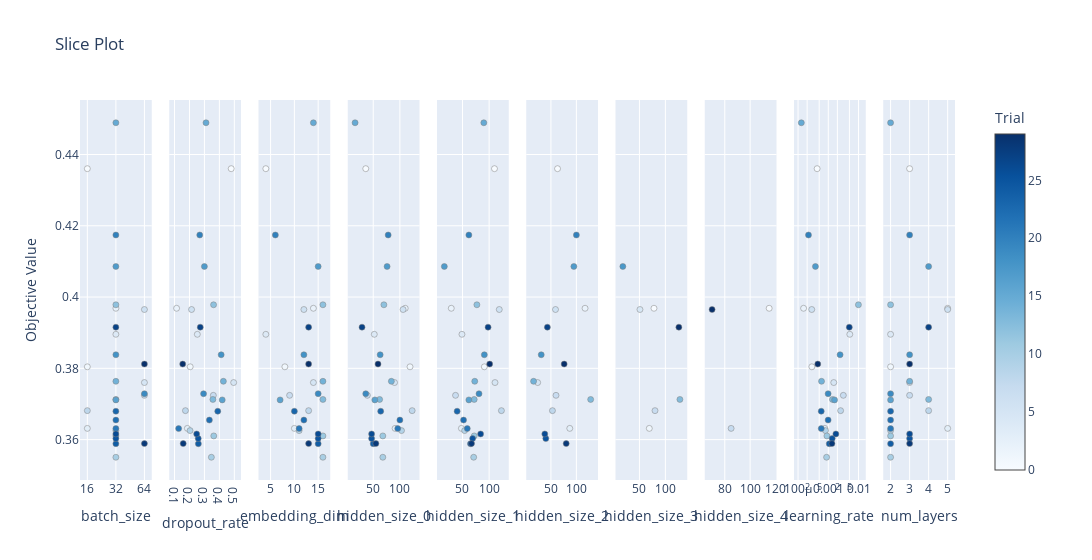

Notebook source saved alongside this figure:
### Code cell
# Slice Plot
plot_slice(study).show()

### Figure 1 — Plotly figure (JSON) as saved in the notebook; plotly's stock layout.template omitted (floating-point values rounded to 4 significant figures)
{"data": [{"marker": {"color": [0, 1, 2, 3, 4, 5, 6, 7, 8, 9, 10, 11, 12, 13, 14, 15, 16, 17, 18, 19, 20, 21, 22, 23, 24, 25, 26, 27, 28, 29], "colorbar": {"title": {"text": "Trial"}, "x": 1, "xpad": 40}, "colorscale": [[0, "rgb(247,251,255)"], [0.125, "rgb(222,235,247)"], [0.25, "rgb(198,219,239)"], [0.375, "rgb(158,202,225)"], [0.5, "rgb(107,174,214)"], [0.625, "rgb(66,146,198)"], [0.75, "rgb(33,113,181)"], [0.875, "rgb(8,81,156)"], [1, "rgb(8,48,107)"]], "line": {"color": "Grey", "width": 0.5}, "showscale": true}, "mode": "markers", "name": "Feasible Trial", "showlegend": false, "type": "scatter", "x": [16, 16, 32, 16, 32, 64, 64, 64, 16, 32, 32, 32, 32, 32, 32, 32, 32, 32, 32, 64, 32, 32, 32, 32, 32, 32, 32, 32, 64, 64], "xaxis": "x", "y": [0.436, 0.3804, 0.3969, 0.3632, 0.3896, 0.376, 0.3965, 0.3724, 0.3681, 0.3625, 0.3551, 0.361, 0.3978, 0.3713, 0.3764, 0.4489, 0.3711, 0.4086, 0.3838, 0.3729, 0.4174, 0.3631, 0.3655, 0.368, 0.3588, 0.3603, 0.3616, 0.3916, 0.3589, 0.3812], "yaxis": "y"}, {"marker": {"color": [0, 1, 2, 3, 4, 5, 6, 7, 8, 9, 10, 11, 12, 13, 14, 15, 16, 17, 18, 19, 20, 21, 22, 23, 24, 25, 26, 27, 28, 29], "colorbar": {"title": {"text": "Trial"}, "x": 1, "xpad": 40}, "colorscale": [[0, "rgb(247,251,255)"], [0.125, "rgb(222,235,247)"], [0.25, "rgb(198,219,239)"], [0.375, "rgb(158,202,225)"], [0.5, "rgb(107,174,214)"], [0.625, "rgb(66,146,198)"], [0.75, "rgb(33,113,181)"], [0.875, "rgb(8,81,156)"], [1, "rgb(8,48,107)"]], "line": {"color": "Grey", "width": 0.5}, "showscale": false}, "mode": "markers", "name": "Feasible Trial", "showlegend": false, "type": "scatter", "x": [0.4791, 0.2048, 0.1138, 0.1859, 0.2526, 0.4956, 0.2139, 0.3596, 0.1731, 0.2039, 0.3465, 0.3625, 0.3612, 0.3566, 0.4268, 0.3105, 0.4191, 0.2998, 0.4121, 0.2943, 0.2687, 0.1276, 0.3332, 0.3892, 0.2594, 0.2586, 0.2481, 0.2721, 0.158, 0.1548], "xaxis": "x2", "y": [0.436, 0.3804, 0.3969, 0.3632, 0.3896, 0.376, 0.3965, 0.3724, 0.3681, 0.3625, 0.3551, 0.361, 0.3978, 0.3713, 0.3764, 0.4489, 0.3711, 0.4086, 0.3838, 0.3729, 0.4174, 0.3631, 0.3655, 0.368, 0.3588, 0.3603, 0.3616, 0.3916, 0.3589, 0.3812], "yaxis": "y2"}, {"marker": {"color": [0, 1, 2, 3, 4, 5, 6, 7, 8, 9, 10, 11, 12, 13, 14, 15, 16, 17, 18, 19, 20, 21, 22, 23, 24, 25, 26, 27, 28, 29], "colorbar": {"title": {"text": "Trial"}, "x": 1, "xpad": 40}, "colorscale": [[0, "rgb(247,251,255)"], [0.125, "rgb(222,235,247)"], [0.25, "rgb(198,219,239)"], [0.375, "rgb(158,202,225)"], [0.5, "rgb(107,174,214)"], [0.625, "rgb(66,146,198)"], [0.75, "rgb(33,113,181)"], [0.875, "rgb(8,81,156)"], [1, "rgb(8,48,107)"]], "line": {"color": "Grey", "width": 0.5}, "showscale": false}, "mode": "markers", "name": "Feasible Trial", "showlegend": false, "type": "scatter", "x": [4, 8, 14, 10, 4, 14, 12, 9, 13, 11, 16, 16, 16, 16, 16, 14, 7, 15, 12, 15, 6, 11, 12, 10, 15, 15, 15, 13, 13, 13], "xaxis": "x3", "y": [0.436, 0.3804, 0.3969, 0.3632, 0.3896, 0.376, 0.3965, 0.3724, 0.3681, 0.3625, 0.3551, 0.361, 0.3978, 0.3713, 0.3764, 0.4489, 0.3711, 0.4086, 0.3838, 0.3729, 0.4174, 0.3631, 0.3655, 0.368, 0.3588, 0.3603, 0.3616, 0.3916, 0.3589, 0.3812], "yaxis": "y3"}, {"marker": {"color": [0, 1, 2, 3, 4, 5, 6, 7, 8, 9, 10, 11, 12, 13, 14, 15, 16, 17, 18, 19, 20, 21, 22, 23, 24, 25, 26, 27, 28, 29], "colorbar": {"title": {"text": "Trial"}, "x": 1, "xpad": 40}, "colorscale": [[0, "rgb(247,251,255)"], [0.125, "rgb(222,235,247)"], [0.25, "rgb(198,219,239)"], [0.375, "rgb(158,202,225)"], [0.5, "rgb(107,174,214)"], [0.625, "rgb(66,146,198)"], [0.75, "rgb(33,113,181)"], [0.875, "rgb(8,81,156)"], [1, "rgb(8,48,107)"]], "line": {"color": "Grey", "width": 0.5}, "showscale": false}, "mode": "markers", "name": "Feasible Trial", "showlegend": false, "type": "scatter", "x": [36, 119, 110, 91, 52, 90, 106, 39, 123, 103, 68, 68, 70, 62, 84, 16, 53, 76, 63, 36, 78, 96, 100, 64, 50, 47, 47, 29, 55, 59], "xaxis": "x4", "y": [0.436, 0.3804, 0.3969, 0.3632, 0.3896, 0.376, 0.3965, 0.3724, 0.3681, 0.3625, 0.3551, 0.361, 0.3978, 0.3713, 0.3764, 0.4489, 0.3711, 0.4086, 0.3838, 0.3729, 0.4174, 0.3631, 0.3655, 0.368, 0.3588, 0.3603, 0.3616, 0.3916, 0.3589, 0.3812], "yaxis": "y4"}, {"marker": {"color": [0, 1, 2, 3, 4, 5, 6, 7, 8, 9, 10, 11, 12, 13, 14, 15, 16, 17, 18, 19, 20, 21, 22, 23, 24, 25, 26, 27, 28, 29], "colorbar": {"title": {"text": "Trial"}, "x": 1, "xpad": 40}, "colorscale": [[0, "rgb(247,251,255)"], [0.125, "rgb(222,235,247)"], [0.25, "rgb(198,219,239)"], [0.375, "rgb(158,202,225)"], [0.5, "rgb(107,174,214)"], [0.625, "rgb(66,146,198)"], [0.75, "rgb(33,113,181)"], [0.875, "rgb(8,81,156)"], [1, "rgb(8,48,107)"]], "line": {"color": "Grey", "width": 0.5}, "showscale": false}, "mode": "markers", "name": "Feasible Trial", "showlegend": false, "type": "scatter", "x": [110, 91, 29, 48, 49, 111, 119, 37, 123, 54, 71, 72, 77, 72, 73, 90, 62, 16, 91, 81, 62, 59, 52, 40, 65, 69, 84, 98, 67, 101], "xaxis": "x5", "y": [0.436, 0.3804, 0.3969, 0.3632, 0.3896, 0.376, 0.3965, 0.3724, 0.3681, 0.3625, 0.3551, 0.361, 0.3978, 0.3713, 0.3764, 0.4489, 0.3711, 0.4086, 0.3838, 0.3729, 0.4174, 0.3631, 0.3655, 0.368, 0.3588, 0.3603, 0.3616, 0.3916, 0.3589, 0.3812], "yaxis": "y5"}, {"marker": {"color": [0, 2, 3, 5, 6, 7, 8, 13, 14, 17, 18, 20, 25, 26, 27, 28, 29], "colorbar": {"title": {"text": "Trial"}, "x": 1, "xpad": 40}, "colorscale": [[0, "rgb(247,251,255)"], [0.125, "rgb(222,235,247)"], [0.25, "rgb(198,219,239)"], [0.375, "rgb(158,202,225)"], [0.5, "rgb(107,174,214)"], [0.625, "rgb(66,146,198)"], [0.75, "rgb(33,113,181)"], [0.875, "rgb(8,81,156)"], [1, "rgb(8,48,107)"]], "line": {"color": "Grey", "width": 0.5}, "showscale": false}, "mode": "markers", "name": "Feasible Trial", "showlegend": false, "type": "scatter", "x": [63, 117, 87, 24, 59, 60, 53, 128, 16, 95, 31, 100, 40, 38, 43, 80, 76], "xaxis": "x6", "y": [0.436, 0.3969, 0.3632, 0.376, 0.3965, 0.3724, 0.3681, 0.3713, 0.3764, 0.4086, 0.3838, 0.4174, 0.3603, 0.3616, 0.3916, 0.3589, 0.3812], "yaxis": "y6"}, {"marker": {"color": [2, 3, 6, 8, 13, 17, 27], "colorbar": {"title": {"text": "Trial"}, "x": 1, "xpad": 40}, "colorscale": [[0, "rgb(247,251,255)"], [0.125, "rgb(222,235,247)"], [0.25, "rgb(198,219,239)"], [0.375, "rgb(158,202,225)"], [0.5, "rgb(107,174,214)"], [0.625, "rgb(66,146,198)"], [0.75, "rgb(33,113,181)"], [0.875, "rgb(8,81,156)"], [1, "rgb(8,48,107)"]], "line": {"color": "Grey", "width": 0.5}, "showscale": false}, "mode": "markers", "name": "Feasible Trial", "showlegend": false, "type": "scatter", "x": [78, 69, 51, 80, 128, 18, 126], "xaxis": "x7", "y": [0.3969, 0.3632, 0.3965, 0.3681, 0.3713, 0.4086, 0.3916], "yaxis": "y7"}, {"marker": {"color": [2, 3, 6], "colorbar": {"title": {"text": "Trial"}, "x": 1, "xpad": 40}, "colorscale": [[0, "rgb(247,251,255)"], [0.125, "rgb(222,235,247)"], [0.25, "rgb(198,219,239)"], [0.375, "rgb(158,202,225)"], [0.5, "rgb(107,174,214)"], [0.625, "rgb(66,146,198)"], [0.75, "rgb(33,113,181)"], [0.875, "rgb(8,81,156)"], [1, "rgb(8,48,107)"]], "line": {"color": "Grey", "width": 0.5}, "showscale": false}, "mode": "markers", "name": "Feasible Trial", "showlegend": false, "type": "scatter", "x": [115, 85, 70], "xaxis": "x8", "y": [0.3969, 0.3632, 0.3965], "yaxis": "y8"}, {"marker": {"color": [0, 1, 2, 3, 4, 5, 6, 7, 8, 9, 10, 11, 12, 13, 14, 15, 16, 17, 18, 19, 20, 21, 22, 23, 24, 25, 26, 27, 28, 29], "colorbar": {"title": {"text": "Trial"}, "x": 1, "xpad": 40}, "colorscale": [[0, "rgb(247,251,255)"], [0.125, "rgb(222,235,247)"], [0.25, "rgb(198,219,239)"], [0.375, "rgb(158,202,225)"], [0.5, "rgb(107,174,214)"], [0.625, "rgb(66,146,198)"], [0.75, "rgb(33,113,181)"], [0.875, "rgb(8,81,156)"], [1, "rgb(8,48,107)"]], "line": {"color": "Grey", "width": 0.5}, "showscale": false}, "mode": "markers", "name": "Feasible Trial", "showlegend": false, "type": "scatter", "x": [0.000427, 0.000286, 0.0001523, 0.0007684, 0.005147, 0.001516, 0.0002836, 0.003144, 0.002558, 0.0008075, 0.0008787, 0.0009004, 0.009913, 0.001376, 0.0005971, 0.0001284, 0.00161, 0.0003757, 0.002456, 0.0009862, 0.0002211, 0.0005854, 0.0009866, 0.0005838, 0.001076, 0.001348, 0.001783, 0.004953, 0.00132, 0.000449], "xaxis": "x9", "y": [0.436, 0.3804, 0.3969, 0.3632, 0.3896, 0.376, 0.3965, 0.3724, 0.3681, 0.3625, 0.3551, 0.361, 0.3978, 0.3713, 0.3764, 0.4489, 0.3711, 0.4086, 0.3838, 0.3729, 0.4174, 0.3631, 0.3655, 0.368, 0.3588, 0.3603, 0.3616, 0.3916, 0.3589, 0.3812], "yaxis": "y9"}, {"marker": {"color": [0, 1, 2, 3, 4, 5, 6, 7, 8, 9, 10, 11, 12, 13, 14, 15, 16, 17, 18, 19, 20, 21, 22, 23, 24, 25, 26, 27, 28, 29], "colorbar": {"title": {"text": "Trial"}, "x": 1, "xpad": 40}, "colorscale": [[0, "rgb(247,251,255)"], [0.125, "rgb(222,235,247)"], [0.25, "rgb(198,219,239)"], [0.375, "rgb(158,202,225)"], [0.5, "rgb(107,174,214)"], [0.625, "rgb(66,146,198)"], [0.75, "rgb(33,113,181)"], [0.875, "rgb(8,81,156)"], [1, "rgb(8,48,107)"]], "line": {"color": "Grey", "width": 0.5}, "showscale": false}, "mode": "markers", "name": "Feasible Trial", "showlegend": false, "type": "scatter", "x": [3, 2, 5, 5, 2, 3, 5, 3, 4, 2, 2, 2, 2, 4, 3, 2, 2, 4, 3, 2, 3, 2, 2, 2, 2, 3, 3, 4, 3, 3], "xaxis": "x10", "y": [0.436, 0.3804, 0.3969, 0.3632, 0.3896, 0.376, 0.3965, 0.3724, 0.3681, 0.3625, 0.3551, 0.361, 0.3978, 0.3713, 0.3764, 0.4489, 0.3711, 0.4086, 0.3838, 0.3729, 0.4174, 0.3631, 0.3655, 0.368, 0.3588, 0.3603, 0.3616, 0.3916, 0.3589, 0.3812], "yaxis": "y10"}], "layout": {"title": {"text": "Slice Plot"}, "width": 3000, "xaxis": {"anchor": "y", "categoryarray": [16, 32, 64], "categoryorder": "array", "domain": [0, 0.082], "title": {"text": "batch_size"}, "type": "category"}, "xaxis10": {"anchor": "y10", "domain": [0.918, 1.0], "title": {"text": "num_layers"}}, "xaxis2": {"anchor": "y2", "domain": [0.102, 0.184], "title": {"text": "dropout_rate"}}, "xaxis3": {"anchor": "y3", "domain": [0.204, 0.286], "title": {"text": "embedding_dim"}}, "xaxis4": {"anchor": "y4", "domain": [0.306, 0.388], "title": {"text": "hidden_size_0"}}, "xaxis5": {"anchor": "y5", "domain": [0.408, 0.49], "title": {"text": "hidden_size_1"}}, "xaxis6": {"anchor": "y6", "domain": [0.51, 0.592], "title": {"text": "hidden_size_2"}}, "xaxis7": {"anchor": "y7", "domain": [0.612, 0.694], "title": {"text": "hidden_size_3"}}, "xaxis8": {"anchor": "y8", "domain": [0.714, 0.796], "title": {"text": "hidden_size_4"}}, "xaxis9": {"anchor": "y9", "domain": [0.816, 0.898], "title": {"text": "learning_rate"}, "type": "log"}, "yaxis": {"anchor": "x", "domain": [0, 1], "title": {"text": "Objective Value"}}, "yaxis10": {"anchor": "x10", "domain": [0, 1], "matches": "y", "showticklabels": false}, "yaxis2": {"anchor": "x2", "domain": [0, 1], "matches": "y", "showticklabels": false}, "yaxis3": {"anchor": "x3", "domain": [0, 1], "matches": "y", "showticklabels": false}, "yaxis4": {"anchor": "x4", "domain": [0, 1], "matches": "y", "showticklabels": false}, "yaxis5": {"anchor": "x5", "domain": [0, 1], "matches": "y", "showticklabels": false}, "yaxis6": {"anchor": "x6", "domain": [0, 1], "matches": "y", "showticklabels": false}, "yaxis7": {"anchor": "x7", "domain": [0, 1], "matches": "y", "showticklabels": false}, "yaxis8": {"anchor": "x8", "domain": [0, 1], "matches": "y", "showticklabels": false}, "yaxis9": {"anchor": "x9", "domain": [0, 1], "matches": "y", "showticklabels": false}}}
